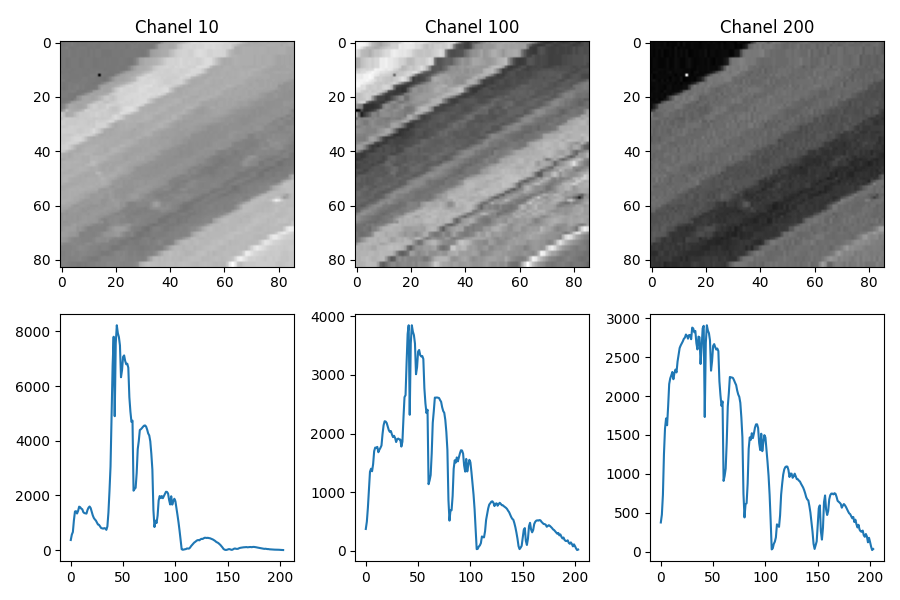

Recreate this plot in Python.
import scipy.io
import numpy as np
import matplotlib.pyplot as plt
from sklearn.decomposition import PCA
from sklearn.datasets import make_classification
from sklearn.metrics import accuracy_score
from sklearn.model_selection import KFold
from sklearn.naive_bayes import GaussianNB

# Define figure
fig, ax = plt.subplots(2,3, figsize=(9,6))

mat_corrected = scipy.io.loadmat('Lab08/SalinasA_corrected.mat')['salinasA_corrected']

c10 = mat_corrected[:,:,10]
c100 = mat_corrected[:,:,100]
c200 = mat_corrected[:,:,200]


ax[0,0].imshow(c10, cmap='binary_r')
ax[0,0].set_title('Chanel 10')
ax[0,1].imshow(c100, cmap='binary_r')
ax[0,1].set_title('Chanel 100')
ax[0,2].imshow(c200, cmap='binary_r')
ax[0,2].set_title('Chanel 200')

ax[1,0].plot(mat_corrected[10,10,:])
ax[1,1].plot(mat_corrected[40,40,:])
ax[1,2].plot(mat_corrected[80,80,:])

# Saving fig
plt.tight_layout()
plt.savefig('Lab08/lab08.png')

# Zadanie 2
fig, ax = plt.subplots(1,2, figsize=(8,4))

red = mat_corrected[:,:,4]
blue = mat_corrected[:,:,26]
green = mat_corrected[:,:,12]

def normalize(r,g,b):
    red_n = (r - np.min(r))
    red_n = (red_n/np.max(red_n))

    green_n = (g - np.min(g))
    green_n = (green_n/np.max(green_n))

    blue_n = (b- np.min(b))
    blue_n = (blue_n/np.max(blue_n))

    rgb = np.zeros((83,86,3))
    rgb[:,:,0] = red_n
    rgb[:,:,1] = green_n
    rgb[:,:,2] = blue_n
    return rgb


resh = np.reshape(mat_corrected, (mat_corrected.shape[0]*mat_corrected.shape[1], mat_corrected.shape[2]))

pca = PCA(n_components=3)
principalComponents = pca.fit_transform(resh)

pca_img = np.reshape(principalComponents, (mat_corrected.shape[0], mat_corrected.shape[1], 3))

red_pca = pca_img[:,:,0]
blue_pca = pca_img[:,:,1]
green_pca = pca_img[:,:,2]

ax[0].imshow(normalize(red, green, blue), cmap='binary_r')
ax[1].imshow(normalize(red_pca, blue_pca, green_pca), cmap='binary_r')

plt.tight_layout()
plt.savefig('Lab08/lab08a.png')

# Zadanie 3

mat_gt = scipy.io.loadmat('Lab08/SalinasA_gt.mat')['salinasA_gt']

gt = np.reshape(mat_gt, (mat_gt.shape[0]*mat_gt.shape[1], 1))
#gt_wo0 = np.delete(np.where(mat_gt == 0))

# print(np.shape(mat_gt))
# print(mat_gt)
# k = np.where(mat_gt != 0)
#
# X = pca_img
# y = mat_gt
#
# skf = KFold(n_splits=3, shuffle=True, random_state=1234)
# clf = GaussianNB()
# scores = []
#
# for train_index, test_index in skf.split(X,y):
#     X_train, X_test = X[train_index], X[test_index]
#     y_train, y_test = y[train_index], y[test_index]
#     clf.fit(X_train, y_train)
#     predict = clf.predict(X_test)
#     scores.append(accuracy_score(y_test, predict))

# mean_score = np.mean(scores)
# std_score = np.std(scores)
# print("Accuracy score: %.3f (%.3f)" % (mean_score, std_score))